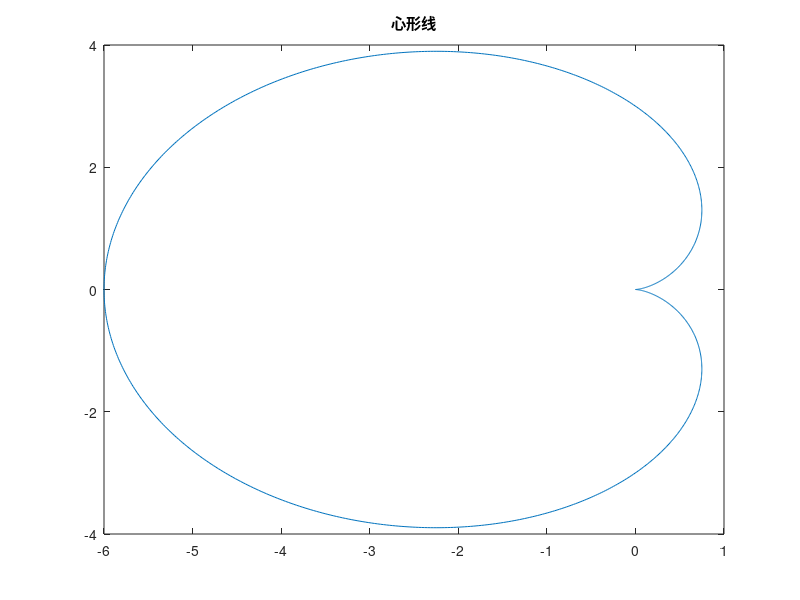
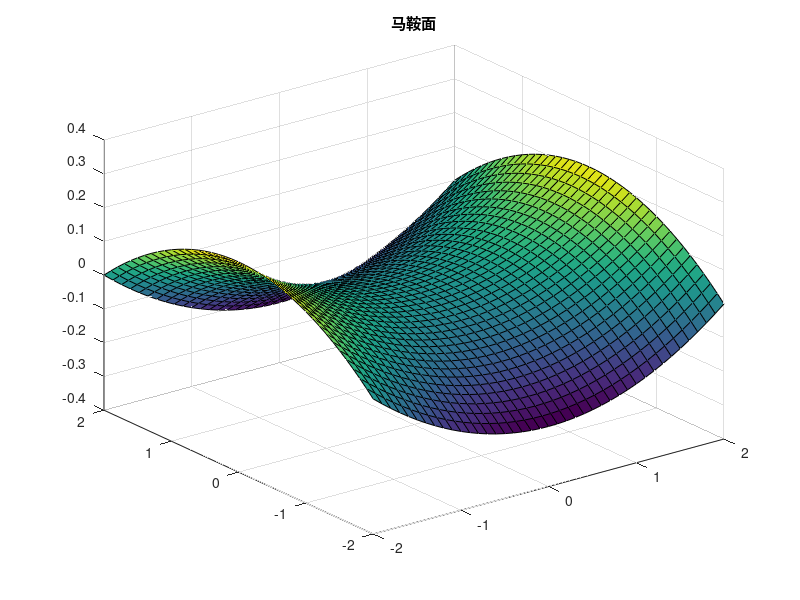

These charts were generated, in order, by the following MATLAB code:
theta = linspace(0, 2*pi, 1000); % 定义θ的范围
a = 3; % 取学号末尾数字
x = a * (1 - cos(theta)) .* cos(theta); % 计算x的值
y = a * (1 - cos(theta)) .* sin(theta); % 计算y的值

figure(1); % 创建新的图形窗口   
plot(x, y); % 在图形窗口中绘制心形线
title('心形线'); % 给图形添加标题

[x, y] = meshgrid(-2:0.1:2, -2:0.1:2); % 定义x和y的范围
b = randi([1, 10]); % 取1到10之间的随机整数
z = (x.^2/a^2 - y.^2/b^2)/2; % 计算z的值

figure(2); % 创建新的图形窗口
surf(x, y, z); % 在图形窗口中绘制马鞍面
title('马鞍面'); % 给图形添加标题
